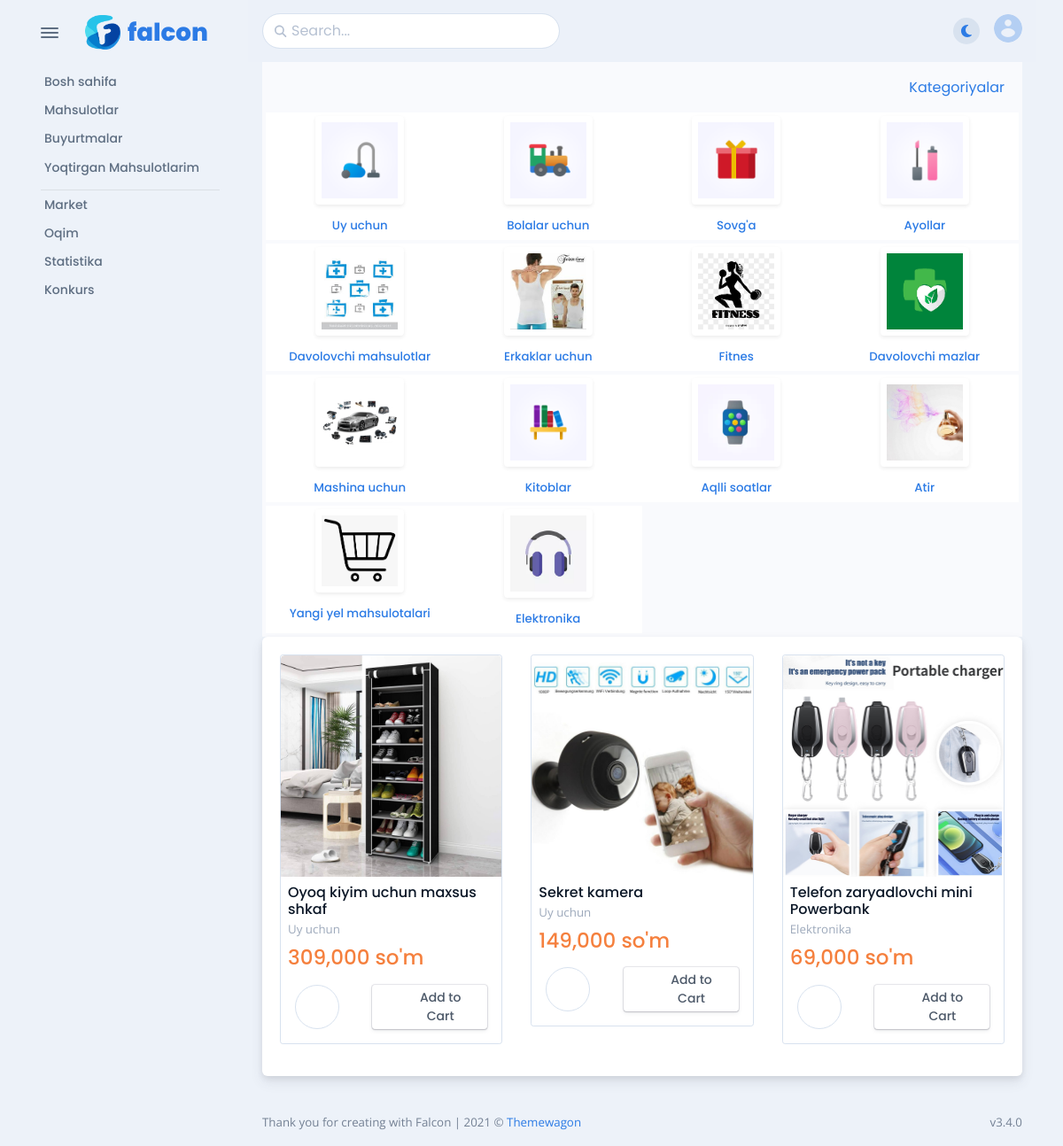
The page / on the database its author committed.
### apps/product/models.py (models this page shows, shortened)
class BaseSlug(Model):
    class Meta:
        abstract = True
    name = CharField(max_length=255)
    slug = SlugField(unique=True)

class Category(BaseSlug):
    image = ImageField(upload_to='category/')
    class Meta:
        verbose_name_plural = 'Categories'

class Product(BaseSlug):
    description = CharField(max_length=512)
    price = PositiveIntegerField()
    category = ForeignKey(Category, on_delete=CASCADE, related_name='products')
    owner = ForeignKey('user.Seller', on_delete=CASCADE, related_name='products')
    seller_price = IntegerField(default=0)
    quantity = PositiveIntegerField(default=1)

class ProductImage(Model):
    image = ImageField(upload_to='product/')
    product = ForeignKey(Product, on_delete=CASCADE, related_name='images')

### apps/user/views.py (the view, shortened to what this page needs)
# urls.py: path('', IndexListView.as_view(), name='index'),
class IndexListView(ListView):
    model = Product
    context_object_name = 'products'
    template_name = 'index.html'
    def get_context_data(self, **kwargs):
        context = super().get_context_data(**kwargs)
        context['categories'] = Category.objects.all()
        if self.request.user.is_authenticated:
            cart_items_count = AboutCart.objects.filter(cart=self.request.user.cart).count()
            liked_products = Likes.objects.filter(user=self.request.user).values_list('product_id', flat=True)
        else:
            liked_products = []
            cart_items_count = 0
        context['liked_products'] = list(liked_products)
        context['cart_items_count'] = cart_items_count
        return context

### templates/index.html (shortened to what this page needs)
{% extends 'base_include/base.html' %}
{% load static %}
{% load humanize %}
{% block main %}
    <nav class="navbar navbar-light navbar-glass navbar-top navbar-expand">
        <ul class="navbar-nav align-items-center d-none d-lg-block">
            <li class="nav-item">
                <div class="search-box" data-list='{"valueNames":["title"]}'>
                    <form method="post" class="position-relative" data-bs-toggle="search" data-bs-display="static">
                        <input name="search" class="form-control search-input fuzzy-search" type="search"
                               placeholder="Search..." aria-label="Search"/>
                        <span class="fas fa-search search-box-icon"><button type="submit"></button></span>
                    </form>
                </div>
            </li>
        </ul>
        <ul class="navbar-nav navbar-nav-icons ms-auto flex-row align-items-center">
            <li class="nav-item">
                <div class="theme-control-toggle fa-icon-wait px-2">
                    <label class="mb-0 theme-control-toggle-label theme-control-toggle-dark"
                           for="themeControlToggle" data-bs-toggle="tooltip" data-bs-placement="left"
                           title="Switch to dark theme"><span class="fas fa-moon fs-0"></span></label>
                </div>
            </li>
            <li class="nav-item dropdown"><a class="nav-link pe-0" id="navbarDropdownUser" href="#"
                                             role="button" data-bs-toggle="dropdown" aria-haspopup="true"
                                             aria-expanded="false">
                <div class="avatar avatar-xl">
                    <img class="rounded-circle" src="{% static "assets/img/team/avatar.png" %}" alt=""/>
                </div>
            </a>
            </li>
        </ul>
    </nav>
    <div class="card-header bg-light">
        <div class="row align-items-center">
            <div class="col text-end"><a class="font-sans-serif" href="">Kategoriyalar</a>
            </div>
        </div>
    </div>
    <div class="card-body bg-light px-1 py-0">
        <div class="row g-0 text-center fs--1">
            {% for category in categories %}
                <div class="col-4 col-md-4 col-lg-3 col-xx1-2 mb-1">
                    <div class="bg-white dark__bg-1100 p-1 h-100"><a
                            href="{% url 'products-by-category' category.slug %}"><img
                            class="img-thumbnail img-fluid  mb-3 shadow-sm"
                            src="{{ category.image.url }}" alt="" width="100"></a>
                        <h6 class="mb-1"><a
                                href="{% url 'products-by-category' category.slug %}">{{ category.name }}</a>
                        </h6>
                    </div>
                </div>
            {% endfor %}
        </div>
    </div>
    <div class="card mb-3">
        <div class="card-body">
            <div class="row">
                {% for product in products %}
                    <div class="col-6 mb-3 col-md-6 col-lg-4">
                        <div class="border rounded-1 d-flex flex-column justify-content-between pb-3">
                            <div class="overflow-hidden">
                                <div class="position-relative rounded-top overflow-hidden">
                                    <a class="d-block" href="{% url 'product-detail' product.slug %}">
                                        {% with product.images.first as image %}
                                            {% if image %}
                                                <img class="img-fluid rounded-top" src="{{ image.image.url }}"
                                                     alt="">
                                            {% else %}
                                                <p>No image available for this product.</p>
                                            {% endif %}
                                        {% endwith %}
                                    </a>
                                </div>
                                <div class="p-2">
                                    <h5 class="fs-0">
                                        <a class="text-dark"
                                           href="{% url 'product-detail' product.slug %}">{{ product.name }}</a>
                                    </h5>
                                    <p class="fs--1 mb-2">
                                        <a class="text-500"
                                           href="{% url 'products-by-category' product.category.slug %}">{{ product.category.name }}</a>
                                    </p>
                                    <h5 class="fs-md-2 text-warning mb-0 d-flex align-items-center mb-2"> {{ product.price|floatformat:0|intcomma }}
                                        so'm
                                    </h5>
                                </div>
                            </div>
                            <div class="d-flex flex-between-center px-3">
                                <div>
                                    {% if user.is_authenticated %}
                                        <button
                                                class="btn btn-sm like-button border"
                                                data-product-id="{{ product.id }}"
                                                style="width: 50px; height: 50px; color: {% if product.id in liked_products %}red{% else %}white{% endif %}; border: 2px solid black; border-radius: 50%; display: flex; justify-content: center; align-items: center;"
                                                onclick="toggleLike(this)">
                                            <i class="fas fa-heart"></i>
                                        </button>
                                    {% else %}
                                        <a href="{% url 'login' %}">
                                            <button
                                                    class="btn btn-sm like-button border"
                                                    data-product-id="{{ product.id }}"
                                                    style="width: 50px; height: 50px; color:white; border: 2px solid black; border-radius: 50%; display: flex; justify-content: center; align-items: center;">
                                                <i class="fas fa-heart"></i>
                                            </button>
                                        </a>
                                    {% endif %}
                                </div>
                                <div>
                                    <a class="btn btn-sm btn-falcon-default d-flex align-items-center justify-content-center"
                                       style="width: 130px; height: 50px;"
                                       href="{% url 'add-to-cart' product.slug %}?page={{ request.path }}"
                                       data-bs-toggle="tooltip" data-bs-placement="top" title=""
                                       data-bs-original-title="Add to Cart" aria-label="Add to Cart">
                                        <svg class="svg-inline--fa fa-cart-plus fa-w-18 me-2" aria-hidden="true"
                                             focusable="false" data-prefix="fas" data-icon="cart-plus" role="img"
                                             xmlns="http://www.w3.org/2000/svg" viewBox="0 0 576 512"
                                             data-fa-i2svg="">
                                            <path fill="currentColor" d="..."></path>
                                        </svg>
                                        <span>Add to Cart</span>
                                    </a>
                                </div>
                            </div>
                        </div>
                    </div>
                {% endfor %}
            </div>
        </div>
    </div>
{% endblock %}

### templates/base_include/base.html (shortened to what this page needs)
{% load static %}
<!DOCTYPE html>
<html lang="en-US" dir="ltr">
<head>
    <link rel="stylesheet" href="https://unpkg.com/swiper/swiper-bundle.min.css">
    <link href="{% static "vendors/swiper/swiper-bundle.min.css" %}" rel="stylesheet">
    <link href="{% static "vendors/overlayscrollbars/OverlayScrollbars.min.css" %}" rel="stylesheet">
    <link href="{% static "assets/css/theme-rtl.min.css" %}" rel="stylesheet" id="style-rtl">
    <link href="{% static "assets/css/theme.min.css" %}" rel="stylesheet" id="style-default">
    <link href="{% static "assets/css/user-rtl.min.css" %}" rel="stylesheet" id="user-style-rtl">
    <link href="{% static "assets/css/user.min.css" %}" rel="stylesheet" id="user-style-default">
</head>
<body>
<main class="main" id="top">
    <div class="container" data-layout="container">
        <nav class="navbar navbar-light navbar-vertical navbar-expand-xl">
            <div class="d-flex align-items-center">
                <div class="toggle-icon-wrapper">
                    <button class="btn navbar-toggler-humburger-icon navbar-vertical-toggle" data-bs-toggle="tooltip"
                            data-bs-placement="left" title="Toggle Navigation"><span class="navbar-toggle-icon"><span
                            class="toggle-line"></span></span></button>
                </div>
                <a class="navbar-brand" href="">
                    <div class="d-flex align-items-center py-3"><img class="me-2"
                                                                     src="{% static "assets/img/icons/spot-illustrations/falcon.png" %}"
                                                                     alt="" width="40"/><span class="font-sans-serif">falcon</span>
                    </div>
                </a>
            </div>
            <div class="collapse navbar-collapse" id="navbarVerticalCollapse">
                <div class="navbar-vertical-content scrollbar">
                    <ul class="navbar-nav flex-column mb-3" id="navbarVerticalNav">
                        <li class="nav-item">
                            <a class="nav-link" href="{% url 'index' %}" role="button" aria-expanded="false">
                                <div class="d-flex align-items-center"><span
                                        class="nav-link-text ps-1">Bosh sahifa</span>
                                </div>
                            </a>
                            <a class="nav-link" href="{% url 'product-list' %}" role="button" aria-expanded="false">
                                <div class="d-flex align-items-center"><span
                                        class="nav-link-text ps-1">Mahsulotlar</span>
                                </div>
                            </a>
                            <a class="nav-link" href="{% url 'orders' %}" role="button" aria-expanded="false">
                                <div class="d-flex align-items-center"><span
                                        class="nav-link-text ps-1">Buyurtmalar</span>
                                </div>
                            </a>
                            <a class="nav-link" href="{% url 'liked-products' %}" role="button" aria-expanded="false">
                                <div class="d-flex align-items-center"><span class="nav-link-text ps-1">Yoqtirgan Mahsulotlarim</span>
                                </div>
                            </a>
                            <hr class="mb-0 navbar-vertical-divider">
                            <a class="nav-link" href="{% url 'market' 'all' %}" role="button" aria-expanded="false">
                                <div class="d-flex align-items-center"><span class="nav-link-text ps-1">Market</span>
                                </div>
                            </a>
                            <a class="nav-link" href="{% url 'threads' %}" role="button" aria-expanded="false">
                                <div class="d-flex align-items-center"><span class="nav-link-text ps-1">Oqim</span>
                                </div>
                            </a>
                            <a class="nav-link" href="" role="button" aria-expanded="false">
                                <div class="d-flex align-items-center"><span
                                        class="nav-link-text ps-1">Statistika</span>
                                </div>
                            </a>
                            <a class="nav-link" href="{% url 'konkurs' %}" role="button" aria-expanded="false">
                                <div class="d-flex align-items-center"><span class="nav-link-text ps-1">Konkurs</span>
                                </div>
                            </a>
                    </ul>
                </div>
            </div>
        </nav>
        <div class="content">
            {% block main %}
            {% endblock %}
            <footer class="footer">
                <div class="row g-0 justify-content-between fs--1 mt-4 mb-3">
                    <div class="col-12 col-sm-auto text-center">
                        <p class="mb-0 text-600">Thank you for creating with Falcon <span
                                class="d-none d-sm-inline-block">| </span><br class="d-sm-none"/> 2021 &copy; <a
                                href="https://themewagon.com">Themewagon</a></p>
                    </div>
                    <div class="col-12 col-sm-auto text-center">
                        <p class="mb-0 text-600">v3.4.0</p>
                    </div>
                </div>
            </footer>
        </div>
    </div>
</main>
</body>
</html>

### rows shown on the page
Category: image (picture), name "Uy uchun"
Category: image (picture), name "Bolalar uchun"
Category: image (picture), name "Sovg'a"
Category: image (picture), name "Ayollar"
Category: image (picture), name "Davolovchi mahsulotlar"
Category: image (picture), name "Erkaklar uchun"
Category: image (picture), name "Fitnes"
Category: image (picture), name "Davolovchi mazlar"
Category: image (picture), name "Mashina uchun"
Category: image (picture), name "Kitoblar"
Category: image (picture), name "Aqlli soatlar"
Category: image (picture), name "Atir"
Category: image (picture), name "Yangi yel mahsulotalari"
Category: image (picture), name "Elektronika"
Product: images.first.image (picture), name "Oyoq kiyim uchun maxsus shkaf", category.name "Uy uchun", price "309,000"
Product: images.first.image (picture), name "Sekret kamera", category.name "Uy uchun", price "149,000"
Product: images.first.image (picture), name "Telefon zaryadlovchi mini Powerbank", category.name "Elektronika", price "69,000"
